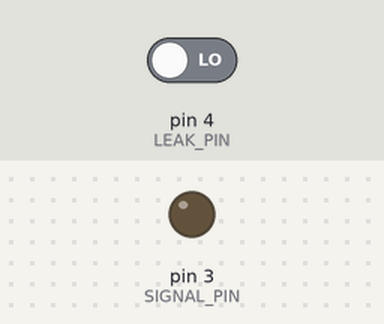
Simulated run of this sketch. Board: Arduino Uno, built with avr-gcc and run on an emulated ATmega328P. Shown: output pins drawn as LEDs (lit = HIGH). The inputs (shaded band) are chosen by the test bench; at power-on: pin 4 (LEAK_PIN) LOW. No radio packets arrive unless stated.

Above: at 1.8 s.
1.9 s: pin 4 (LEAK_PIN) driven HIGH
At 2.17 s:
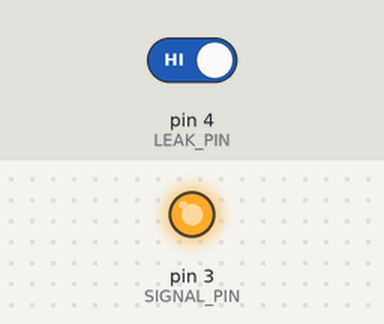
4.9 s: pin 4 (LEAK_PIN) driven LOW
At 5.8 s:
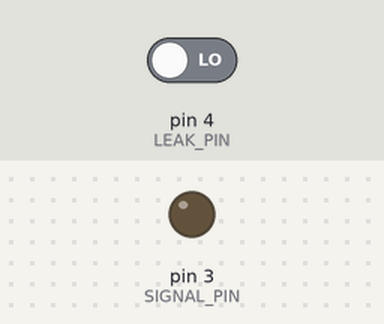
Timing chart, 0 to 7.9 s (numbered marks = the images above; inputs shaded):
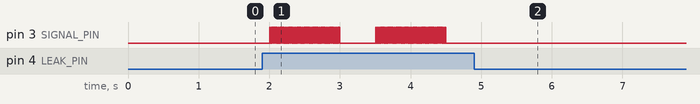

Measured:
- after the input at 1.9 s, pin 3 (SIGNAL_PIN): goes 49 × (HIGH 0.01 s, LOW 0.01 s), HIGH 0.01 s, LOW 0.51 s, 49 × (HIGH 0.01 s, LOW 0.01 s), HIGH 0.01 s, then LOW, starting after 0.11 s
- after the input at 4.9 s, pin 3 (SIGNAL_PIN): stops changing and stays LOW

The sketch:

leak_detect_and_signal.ino
```cpp
/*
Script to 1) detect leaks and 2) send a signal that a leak was detected
*/
#include "nRF24L01.h" //NRF24L01 library created by TMRh20 https://github.com/TMRh20/RF24
#include "RF24.h"
#include "SPI.h"

// Pin connected to Signal pin of leak detector
#define LEAK_PIN 4
// Signaling (alarm and LED) pin
#define SIGNAL_PIN 3

// ce, csn pins
RF24 radio(9, 10);
const uint64_t pipe = 0xE6E6E6E6E6E6; // Needs to be the same for communicating between 2 NRF24L01
int SentMessage[1] = {000}; // Used to store value before being sent through the NRF24L01

void setup(void) {
  // Setup water sensor as input
  pinMode(LEAK_PIN, INPUT);
  // Setup LED as output
  pinMode(SIGNAL_PIN, OUTPUT);

  radio.begin();
  // Max power
  radio.setPALevel(RF24_PA_MAX);
  // Min speed (likely for better range?)
  radio.setDataRate(RF24_250KBPS);
  // 8 bits CRC
  radio.setCRCLength(RF24_CRC_8);
  // Increase the delay between retries & # of retries
  radio.setRetries(15, 15);
  radio.setAutoAck(false);
  radio.openWritingPipe(pipe); // Get NRF24L01 ready to transmit
}

void sound_alarm() {
  for (int i=0; i<50; i++) {
    digitalWrite(SIGNAL_PIN, HIGH);
    delay(10);
    digitalWrite(SIGNAL_PIN, LOW);
    delay(10);
  }
}

void loop(void) {
  /* Water detector will switch LOW when water is detected
   *  LED will then be illuminated and activate the buzzer when water is detected
   *  and swtich both off when no water is present
   */
  if (digitalRead(LEAK_PIN) == HIGH) {
    sound_alarm();
    SentMessage[0] = 1;
    radio.write(SentMessage, 1); // Send value through NRF24L01
  } else {
    digitalWrite(SIGNAL_PIN, LOW);
  }
  delay(500);
}
```
